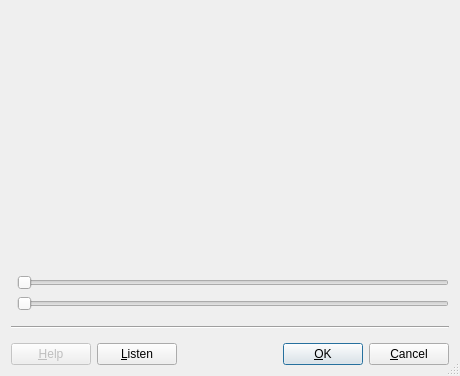
<ui version="4.0" >
 <class>BandPassDlg</class>
 <widget class="QDialog" name="BandPassDlg" >
  <property name="geometry" >
   <rect>
    <x>0</x>
    <y>0</y>
    <width>460</width>
    <height>376</height>
   </rect>
  </property>
  <property name="windowTitle" >
   <string>Band Pass</string>
  </property>
  <property name="sizeGripEnabled" >
   <bool>true</bool>
  </property>
  <layout class="QGridLayout" >
   <item row="0" column="0" colspan="2" >
    <layout class="QGridLayout" >
     <property name="margin" >
      <number>0</number>
     </property>
     <property name="spacing" >
      <number>0</number>
     </property>
     <item row="0" column="0" >
      <widget class="ScaleWidget" native="1" name="scale_db" >
       <property name="sizePolicy" >
        <sizepolicy vsizetype="MinimumExpanding" hsizetype="Minimum" >
         <horstretch>0</horstretch>
         <verstretch>0</verstretch>
        </sizepolicy>
       </property>
       <property name="minimumSize" >
        <size>
         <width>30</width>
         <height>0</height>
        </size>
       </property>
      </widget>
     </item>
     <item row="0" column="1" >
      <widget class="FrequencyResponseWidget" native="1" name="freq_response" >
       <property name="minimumSize" >
        <size>
         <width>400</width>
         <height>200</height>
        </size>
       </property>
      </widget>
     </item>
     <item row="1" column="1" >
      <widget class="ScaleWidget" native="1" name="scale_freq" >
       <property name="sizePolicy" >
        <sizepolicy vsizetype="Minimum" hsizetype="MinimumExpanding" >
         <horstretch>0</horstretch>
         <verstretch>0</verstretch>
        </sizepolicy>
       </property>
       <property name="minimumSize" >
        <size>
         <width>0</width>
         <height>30</height>
        </size>
       </property>
      </widget>
     </item>
    </layout>
   </item>
   <item row="1" column="0" >
    <widget class="KIntSpinBox" native="1" name="spinbox" >
     <property name="suffix" stdset="0" >
      <string> Hz</string>
     </property>
     <property name="maxValue" stdset="0" >
      <number>99999</number>
     </property>
     <property name="value" stdset="0" >
      <number>99999</number>
     </property>
    </widget>
   </item>
   <item row="1" column="1" >
    <widget class="QSlider" name="slider" >
     <property name="maximum" >
      <number>44100</number>
     </property>
     <property name="orientation" >
      <enum>Qt::Horizontal</enum>
     </property>
     <property name="tickInterval" >
      <number>1000</number>
     </property>
    </widget>
   </item>
   <item row="2" column="1" >
    <widget class="QSlider" name="slider_2" >
     <property name="minimum" >
      <number>1</number>
     </property>
     <property name="maximum" >
      <number>1400</number>
     </property>
     <property name="orientation" >
      <enum>Qt::Horizontal</enum>
     </property>
     <property name="tickInterval" >
      <number>100</number>
     </property>
    </widget>
   </item>
   <item row="2" column="0" >
    <widget class="KIntSpinBox" native="1" name="spinbox_2" >
     <property name="suffix" stdset="0" >
      <string/>
     </property>
     <property name="maxValue" stdset="0" >
      <number>99999</number>
     </property>
     <property name="value" stdset="0" >
      <number>99999</number>
     </property>
    </widget>
   </item>
   <item row="3" column="0" colspan="2" >
    <widget class="Q3Frame" name="frame3" >
     <property name="minimumSize" >
      <size>
       <width>0</width>
       <height>20</height>
      </size>
     </property>
     <property name="frameShape" >
      <enum>QFrame::HLine</enum>
     </property>
     <property name="frameShadow" >
      <enum>QFrame::Sunken</enum>
     </property>
    </widget>
   </item>
   <item row="4" column="0" colspan="2" >
    <layout class="QHBoxLayout" >
     <item>
      <widget class="QPushButton" name="buttonHelp" >
       <property name="enabled" >
        <bool>false</bool>
       </property>
       <property name="text" >
        <string>&amp;Help</string>
       </property>
       <property name="shortcut" >
        <string>F1</string>
       </property>
       <property name="autoDefault" >
        <bool>true</bool>
       </property>
      </widget>
     </item>
     <item>
      <widget class="QPushButton" name="btListen" >
       <property name="toolTip" >
        <string>start/stop pre-listening</string>
       </property>
       <property name="whatsThis" >
        <string>Start or stop the pre-listening of the current settings. If pre-listening is enabled, you will nearly immediately hear any change in the selected parameters.</string>
       </property>
       <property name="text" >
        <string>&amp;Listen</string>
       </property>
       <property name="shortcut" >
        <string>Alt+L</string>
       </property>
       <property name="checkable" >
        <bool>true</bool>
       </property>
      </widget>
     </item>
     <item>
      <spacer name="Horizontal Spacing2" >
       <property name="orientation" >
        <enum>Qt::Horizontal</enum>
       </property>
       <property name="sizeType" >
        <enum>QSizePolicy::Expanding</enum>
       </property>
       <property name="sizeHint" stdset="0" >
        <size>
         <width>143</width>
         <height>20</height>
        </size>
       </property>
      </spacer>
     </item>
     <item>
      <widget class="QPushButton" name="buttonOk" >
       <property name="text" >
        <string>&amp;OK</string>
       </property>
       <property name="shortcut" >
        <string/>
       </property>
       <property name="autoDefault" >
        <bool>true</bool>
       </property>
       <property name="default" >
        <bool>true</bool>
       </property>
      </widget>
     </item>
     <item>
      <widget class="QPushButton" name="buttonCancel" >
       <property name="text" >
        <string>&amp;Cancel</string>
       </property>
       <property name="shortcut" >
        <string/>
       </property>
       <property name="autoDefault" >
        <bool>true</bool>
       </property>
      </widget>
     </item>
    </layout>
   </item>
  </layout>
 </widget>
 <layoutdefault spacing="6" margin="11" />
 <customwidgets>
  <customwidget>
   <class>Q3Frame</class>
   <extends>QFrame</extends>
   <header>Qt3Support/Q3Frame</header>
   <container>1</container>
  </customwidget>
  <customwidget>
   <class>ScaleWidget</class>
   <extends>QWidget</extends>
   <header location="global" >libgui/ScaleWidget.h</header>
  </customwidget>
  <customwidget>
   <class>FrequencyResponseWidget</class>
   <extends>QWidget</extends>
   <header>libgui/FrequencyResponseWidget.h</header>
  </customwidget>
  <customwidget>
   <class>KIntSpinBox</class>
   <extends>QWidget</extends>
   <header>knuminput.h</header>
  </customwidget>
 </customwidgets>
 <tabstops>
  <tabstop>slider</tabstop>
  <tabstop>buttonHelp</tabstop>
  <tabstop>buttonOk</tabstop>
  <tabstop>buttonCancel</tabstop>
 </tabstops>
 <includes>
  <include location="global" >klocale.h</include>
  <include location="local" >libgui/ScaleWidget.h</include>
  <include location="local" >libgui/FrequencyResponseWidget.h</include>
  <include location="local" >knuminput.h</include>
 </includes>
 <resources/>
 <connections>
  <connection>
   <sender>buttonOk</sender>
   <signal>clicked()</signal>
   <receiver>BandPassDlg</receiver>
   <slot>accept()</slot>
   <hints>
    <hint type="sourcelabel" >
     <x>20</x>
     <y>20</y>
    </hint>
    <hint type="destinationlabel" >
     <x>20</x>
     <y>20</y>
    </hint>
   </hints>
  </connection>
  <connection>
   <sender>buttonCancel</sender>
   <signal>clicked()</signal>
   <receiver>BandPassDlg</receiver>
   <slot>reject()</slot>
   <hints>
    <hint type="sourcelabel" >
     <x>20</x>
     <y>20</y>
    </hint>
    <hint type="destinationlabel" >
     <x>20</x>
     <y>20</y>
    </hint>
   </hints>
  </connection>
  <connection>
   <sender>spinbox</sender>
   <signal>valueChanged(int)</signal>
   <receiver>slider</receiver>
   <slot>setValue(int)</slot>
   <hints>
    <hint type="sourcelabel" >
     <x>20</x>
     <y>20</y>
    </hint>
    <hint type="destinationlabel" >
     <x>20</x>
     <y>20</y>
    </hint>
   </hints>
  </connection>
  <connection>
   <sender>slider</sender>
   <signal>valueChanged(int)</signal>
   <receiver>spinbox</receiver>
   <slot>setValue(int)</slot>
   <hints>
    <hint type="sourcelabel" >
     <x>20</x>
     <y>20</y>
    </hint>
    <hint type="destinationlabel" >
     <x>20</x>
     <y>20</y>
    </hint>
   </hints>
  </connection>
  <connection>
   <sender>slider_2</sender>
   <signal>valueChanged(int)</signal>
   <receiver>spinbox_2</receiver>
   <slot>setValue(int)</slot>
   <hints>
    <hint type="sourcelabel" >
     <x>20</x>
     <y>20</y>
    </hint>
    <hint type="destinationlabel" >
     <x>20</x>
     <y>20</y>
    </hint>
   </hints>
  </connection>
  <connection>
   <sender>spinbox_2</sender>
   <signal>valueChanged(int)</signal>
   <receiver>slider_2</receiver>
   <slot>setValue(int)</slot>
   <hints>
    <hint type="sourcelabel" >
     <x>20</x>
     <y>20</y>
    </hint>
    <hint type="destinationlabel" >
     <x>20</x>
     <y>20</y>
    </hint>
   </hints>
  </connection>
 </connections>
</ui>
